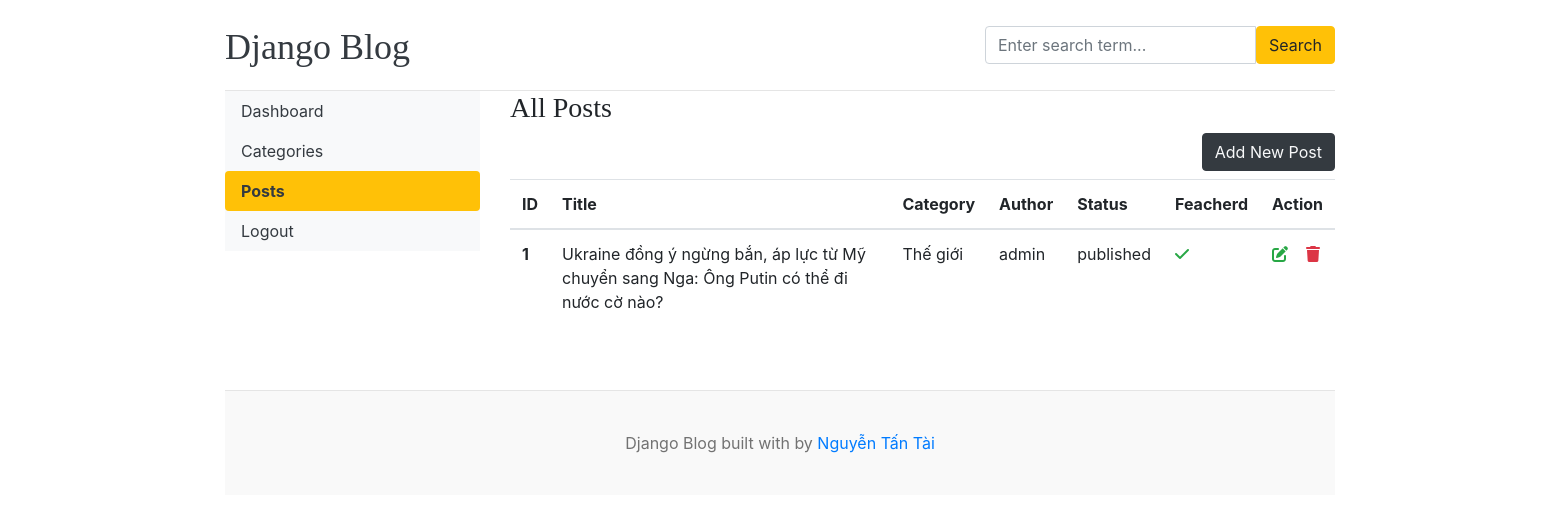
/dashboard/posts/, run on an earlier commit of the app's database.
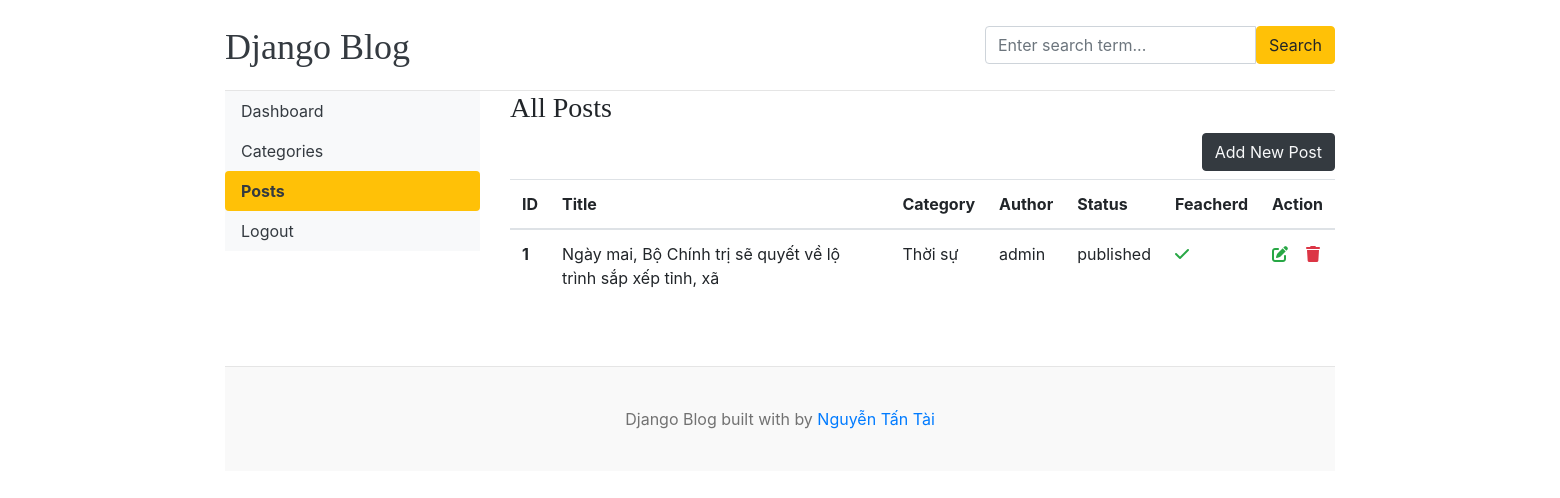
And on a later commit of the database.
### blogs/models.py (models this page shows, shortened)
class Blogs(models.Model):
    title = models.CharField(max_length=100, unique=True)
    slug = models.SlugField(unique=True, blank=True)
    category = models.ForeignKey(Category, on_delete=models.CASCADE)
    author = models.ForeignKey(User, on_delete=models.CASCADE)
    blog_image = models.ImageField(upload_to="uploads/%y/%m/%d")
    short_description = models.TextField(max_length=2000)
    blog_body = models.TextField(max_length=3000)
    status = models.CharField(max_length=100, choices=STATUS_CHOICES, default="draft")
    is_feacherd = models.BooleanField(default=False)
    created_at = models.DateTimeField(auto_now_add=True)
    updated_at = models.DateTimeField(auto_now=True)
    class Meta:
        verbose_name_plural = "blogs"

class Category(models.Model):
    category_name = models.CharField(max_length=50, unique=True)
    created_at = models.DateTimeField(auto_now_add=True)
    updated_at = models.DateTimeField(auto_now=True)
    class Meta:
        verbose_name_plural = "Categories"
    def __str__(self):
        return self.category_name

### dashboard/views.py (the view)
# urls.py: path('posts/', views.posts, name="posts"),
def posts(request):
    posts = Blogs.objects.all()
    context = {
        'posts': posts
    }
    return render(request, "dashboard/posts.html", context)

### blogs/context_processors.py (called while the page is built)
def get_categories(request):
    categories = Category.objects.all()
    return dict(categories=categories)

### templates/dashboard/posts.html (shortened to what this page needs)
{% extends '../base/base.html' %}
{% block content %}
<div class="row">
    {% include './leftsidebar.html' %}
    <div class="col-md-9">
        <h3>All Posts</h3>
        <a href="{% url 'add_posts' %}" class="btn btn-dark text-light float-right mb-2">Add New Post</a>
        <table class="table table-hover">
            <thead>
                <tr>
                    <th>ID</th>
                    <th>Title</th>
                    <th>Category</th>
                    <th>Author</th>
                    <th>Status</th>
                    <th>Feacherd</th>
                    <th>Action</th>
                </tr>
            </thead>
            <tbody>
                {% for post in posts %}
                <tr>
                    <th>{{ forloop.counter }}</th>
                    <td>{{ post.title }}</td>
                    <td>{{ post.category }}</td>
                    <td>{{ post.author }}</td>
                    <td>{{ post.status }}</td>
                    <td>
                        {% if post.is_feacherd %}
                        <i class="fas fa-check text-success"></i>
                        {% else %}
                        <i class="fas fa-times text-danger"></i>
                        {% endif %}
                    </td>
                    <td>
                        <a href="{% url 'edit_posts' post.id %}"><i class="fas fa-edit text-success"></i></a>
                        <a href="{% url 'delete_posts' post.id %}"><i class="fas fa-trash text-danger"></i></a>
                    </td>
                </tr>
                {% endfor %}
            </tbody>
        </table>
    </div>
</div>
{% endblock %}

What changed in the data, as far as the page shows it:
removed Blogs: title "Ukraine đồng ý ngừng bắn, áp lực từ Mỹ chuyển sang Nga: Ông Putin có thể đi nước cờ nào?", category "Thế giới", author "admin", status "published", is_feacherd True (drawn)
added Blogs: title "Ngày mai, Bộ Chính trị sẽ quyết về lộ trình sắp xếp tỉnh, xã", category "Thời sự", author "admin", status "published", is_feacherd True (drawn)
